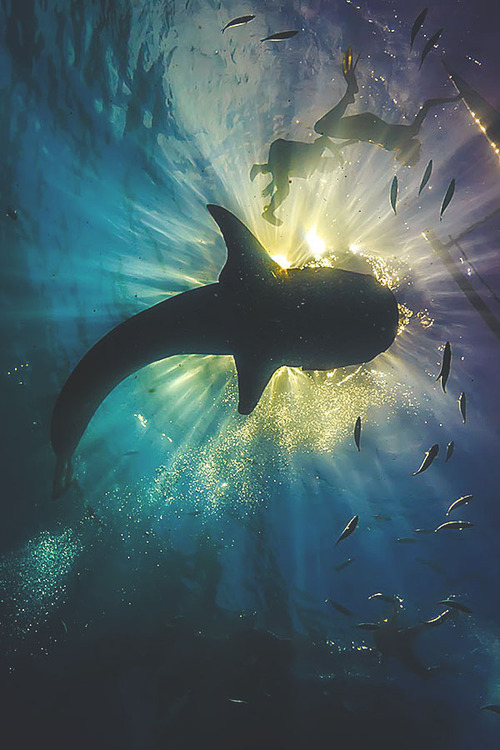
//> input picture Harris/1.jpg, 500 x 750 px
$ ./Harris   (built with g++ and OpenCV 4)
//> lines starting //> are read from the running program, lines starting //| are printed output that depends on the picture; after the words box and inside, x2 and y2 are one past the last pixel; in counts of white or black regions, pixels touching at a corner belong together
#include<iostream>
#include <opencv2/opencv.hpp>
#include<opencv2/highgui/highgui.hpp>
#include<opencv2/imgproc/imgproc.hpp>

using namespace std;
using namespace cv;

Mat src, gray;
int thresh = 0; //阈值

static void CornerHarris(int, void*)
{
	Mat dst;//目标图
	Mat norm;//归一化后的图
	Mat scalede;//线性变换后的八位无符号整型的图
	Mat src1 = src.clone();

	////置零当前需要显示的两幅图，即清除上一次调用此函数时他们的值
	//dstImage = Mat::zeros(src.size(), CV_32FC1);
	//g_srcImage1 = g_srcImage.clone();

	//进行角点检测
	cornerHarris(gray, dst, 2, 3, 0.04, BORDER_DEFAULT);

	// 归一化与转换
	normalize(dst, norm, 0, 255, NORM_MINMAX, CV_32FC1, Mat());
	convertScaleAbs(norm, scalede);//将归一化后的图线性变换成8位无符号整型

	// 将检测到的，且符合阈值条件的角点绘制出来
	for (int j = 0; j < norm.rows; j++)
	{
		for (int i = 0; i < norm.cols; i++)
		{
			if ((int)norm.at<float>(j, i) > thresh + 80)
			{
				circle(src1, Point(i, j), 5, Scalar(10, 10, 255), 2, 8, 0);
				circle(scalede, Point(i, j), 5, Scalar(0, 10, 255), 2, 8, 0);
			}
		}
	}
	//显示窗口
	imshow("Harris角点检测结果", scalede);
	imshow("最终结果", src1);
}
int main()
{
	printf("\n\n\t\t\t	 此为实验示例程序\n");
	printf("\n\n\t\t\t   当前使用的OpenCV版本为：" CV_VERSION);
	printf("\n\n\t\t\t   当前实验为：Harris角点检测");
	printf("\n\n  ----------------------------------------------------------------------------\n");


	//载入原始图
	src = imread("1.jpg", 1);
//> src is the input picture: 750 rows x 500 cols, CV_8UC3; mean B, G, R 99.4, 95.6, 73
	if (!src.data) { cout << "读取错误！无法读取到图像！" << endl; return false; }
	imshow("原始图", src);

	//将原图像转换为灰度图像
	cvtColor(src, gray, COLOR_BGR2GRAY);
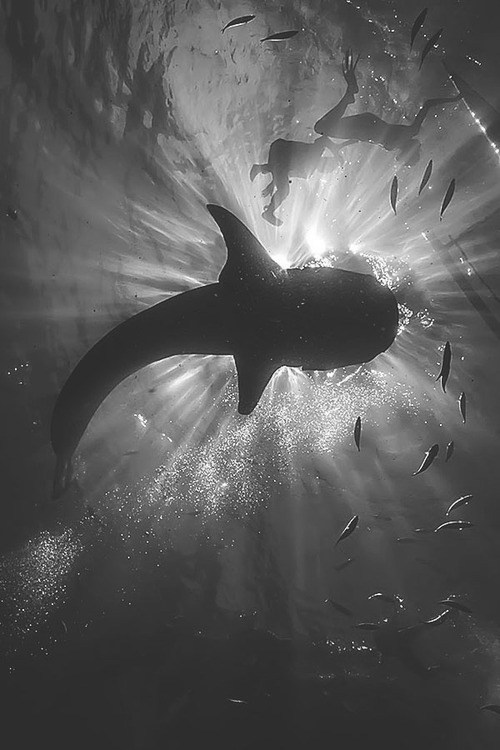
//> gray: 750 rows x 500 cols, CV_8UC1; min 13, max 255, mean 89.3

	//创建窗口和滚动条
	namedWindow("最终结果", 1);
	createTrackbar("阈值: ", "最终结果", &thresh, 100, CornerHarris);
	CornerHarris(0, 0);
//> in CornerHarris, `cornerHarris(gray, dst, 2, 3, 0.04, BORDER_DEFAULT);`:
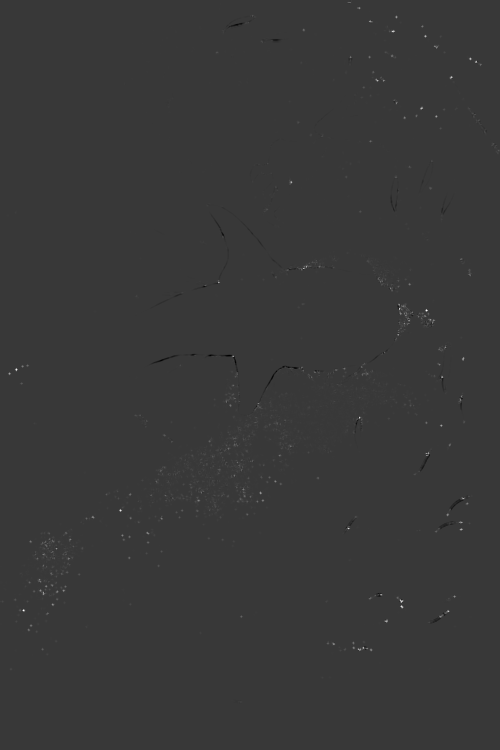
//> dst: 750 rows x 500 cols, CV_32FC1; min -0.00767, max 0.0268, mean 2.41e-05; drawn with min black and max white
//> after the loop in CornerHarris, `for (int j = 0; j < norm.rows; j++)`:
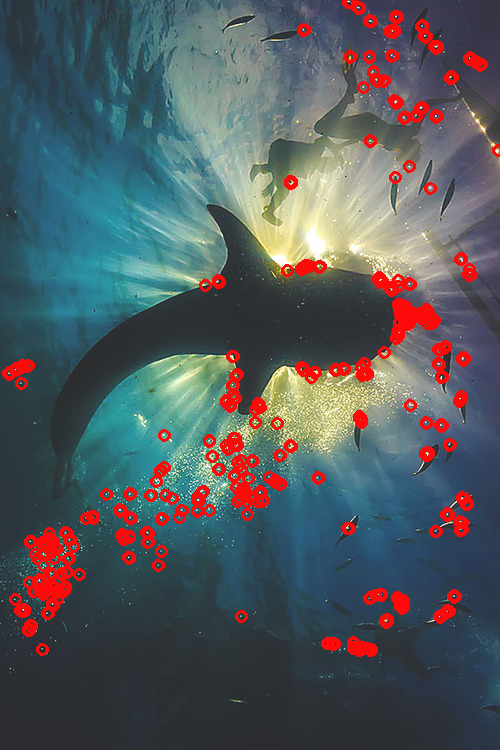
//> src1: 750 rows x 500 cols, CV_8UC3; 6.01% of pixels changed, all inside (x1, y1, x2, y2) = (2, 0, 500, 657)
//> after the loop in CornerHarris, `for (int j = 0; j < norm.rows; j++)`:
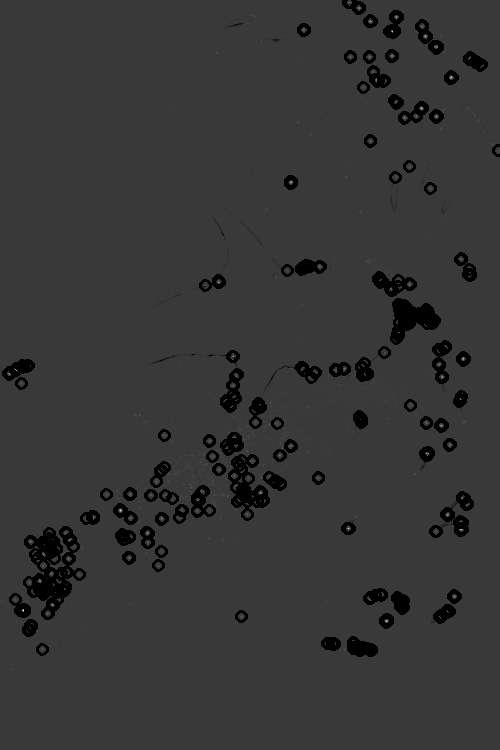
//> scalede: 750 rows x 500 cols, CV_8UC1; min 0, max 255, mean 53.6

	waitKey(0);
	return 0;
}
